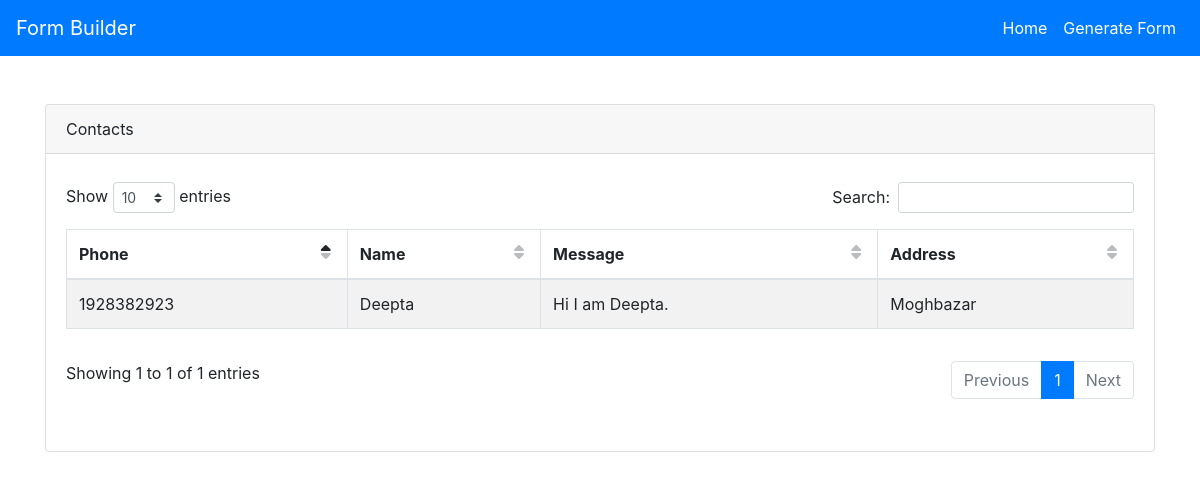
/form_view.php?msg=5, run on the app's committed database.
### tables this page shows
CREATE TABLE `all_forms` (
  `form_id` int(11) NOT NULL,
  `form_name` varchar(255) NOT NULL,
  `form_unique_id` varchar(255) NOT NULL
);

CREATE TABLE `contacts` (
  `ID` int(11) UNSIGNED NOT NULL,
  `Phone` int(11) NOT NULL,
  `Name` text NOT NULL,
  `Message` varchar(255) NOT NULL,
  `Address` text NOT NULL,
  `Status` decimal(10,0) NOT NULL
);

### form_view.php (the view, shortened to what this page needs)
<?php
include 'db.php';
$form_msg1 = $_GET['msg'];
$form_query5 = "SELECT * from all_forms where form_id = '$form_msg1'";
$form5 = mysqli_query($conn,$form_query5);
foreach($form5 as $forms){
	$forms_name = $forms['form_name'];
}
$form_query6 = "SELECT * from `$forms_name`";
$form6 = mysqli_query($conn,$form_query6);
$form_query7 = "DESCRIBE `$forms_name`";
$form7 = mysqli_query($conn,$form_query7);
?>
<!DOCTYPE html>
<html>
<head>
  <link rel="stylesheet" href="https://maxcdn.bootstrapcdn.com/bootstrap/4.5.2/css/bootstrap.min.css">
  <link href="css/addons/datatables.min.css" rel="stylesheet">
</head>
<body>
	<?php include 'navbar.php';?>
<div class="container mt-5">
	<div class="card">
		<div class="card-header"><?=$forms_name?></div>
		<div class="card-body">
			<table class="table table-striped table-hover table-bordered" id="dtBasicExample">
				<thead>
					<tr>
						<?php
						foreach($form7 as $forms7){
							if ($forms7['Type']!='int(11) unsigned' && $forms7['Type']!='decimal(10,0)') {
						?>
						<th><?=$forms7['Field']?></th>
						<?php } }?>
					</tr>
				</thead>
				<tbody>
					<?php foreach($form6 as $forms6){?>
					<tr>
						<?php foreach($form7 as $f7){
							$field_names = $f7['Field'];
							$field_type = $f7['Type'];
							if ($field_type!='int(11) unsigned' && $field_type!='decimal(10,0)') {
							?>
						<td><?=$forms6[$field_names]?></td>
					<?php } }?>
					</tr>
				<?php }?>
				</tbody>
			</table>
		</div>
	</div>
</div>
</body>
</html>

### data on the page
all_forms: form_name "Contacts"
contacts: field_names "1928382923", field_names "Deepta", field_names "Hi I am Deepta.", field_names "Moghbazar"

### other printed values
$forms7['Field'] "Phone"
$forms7['Field'] "Name"
$forms7['Field'] "Message"
$forms7['Field'] "Address"
